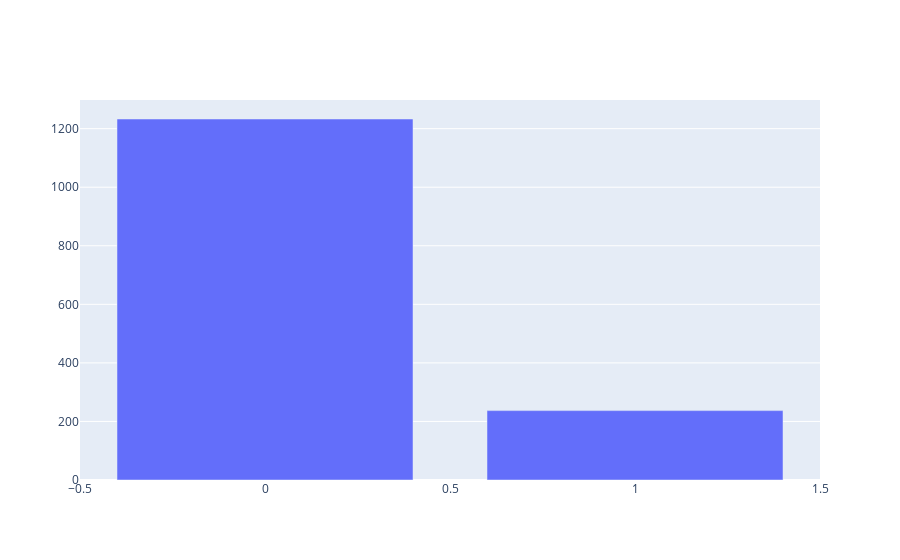

Notebook code cell kept with this figure:
### Code cell
# Import statements required for Plotly 
import plotly.offline as py
py.init_notebook_mode(connected=True)
import plotly.graph_objs as go
import plotly.tools as tls
data = [go.Bar(
            x=db_final["Attrition"].value_counts().index.values,
            y= db_final["Attrition"].value_counts().values
    )]

py.iplot(data, filename='basic-bar')

### Figure 1 — Plotly figure (JSON) as saved in the notebook; plotly's stock layout.template omitted (floating-point values rounded to 4 significant figures)
{"data": [{"type": "bar", "x": [0, 1], "y": [1233, 237]}], "layout": {}}
